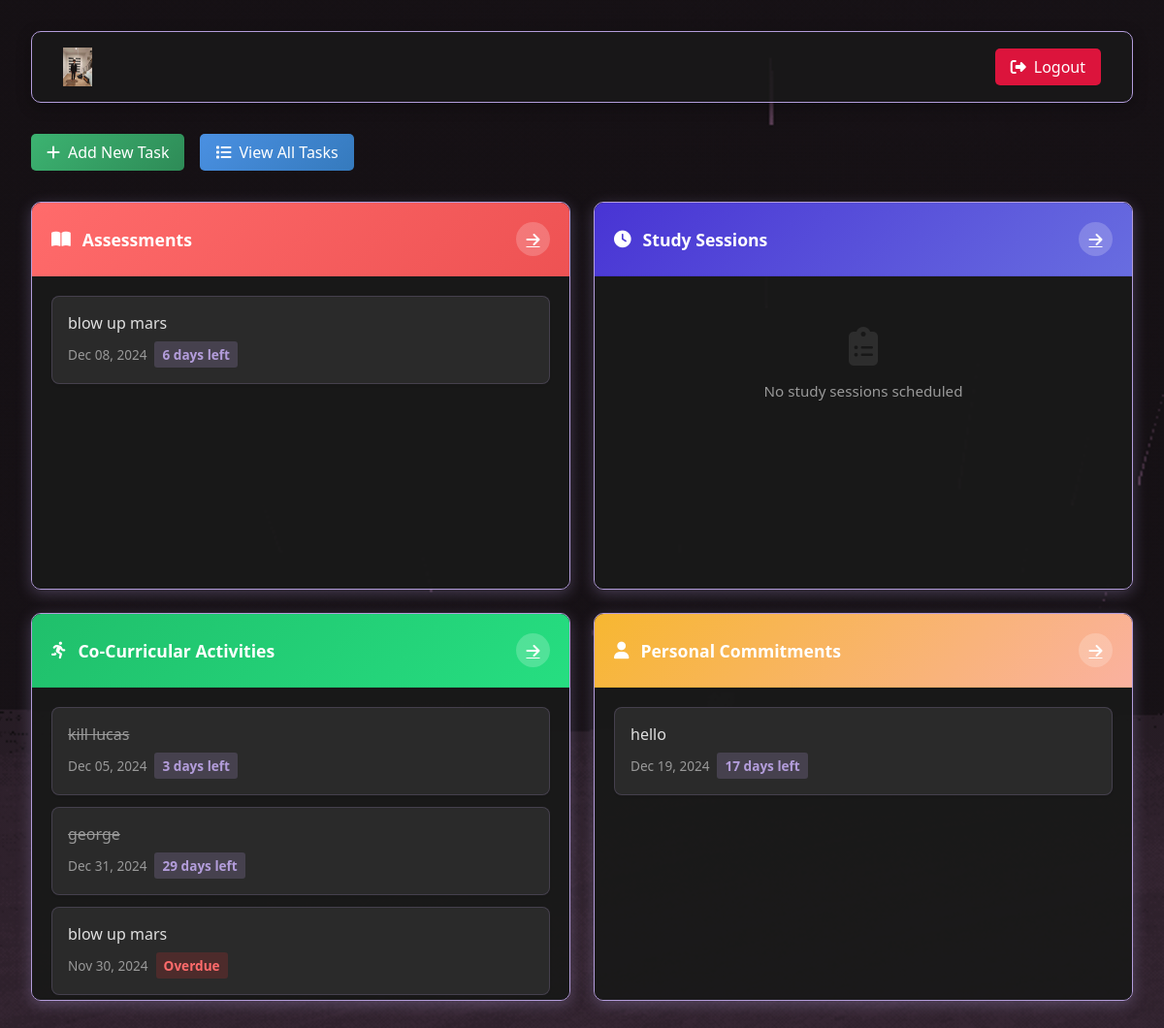
The page /dashboard (signed in) on the database as committed earlier.
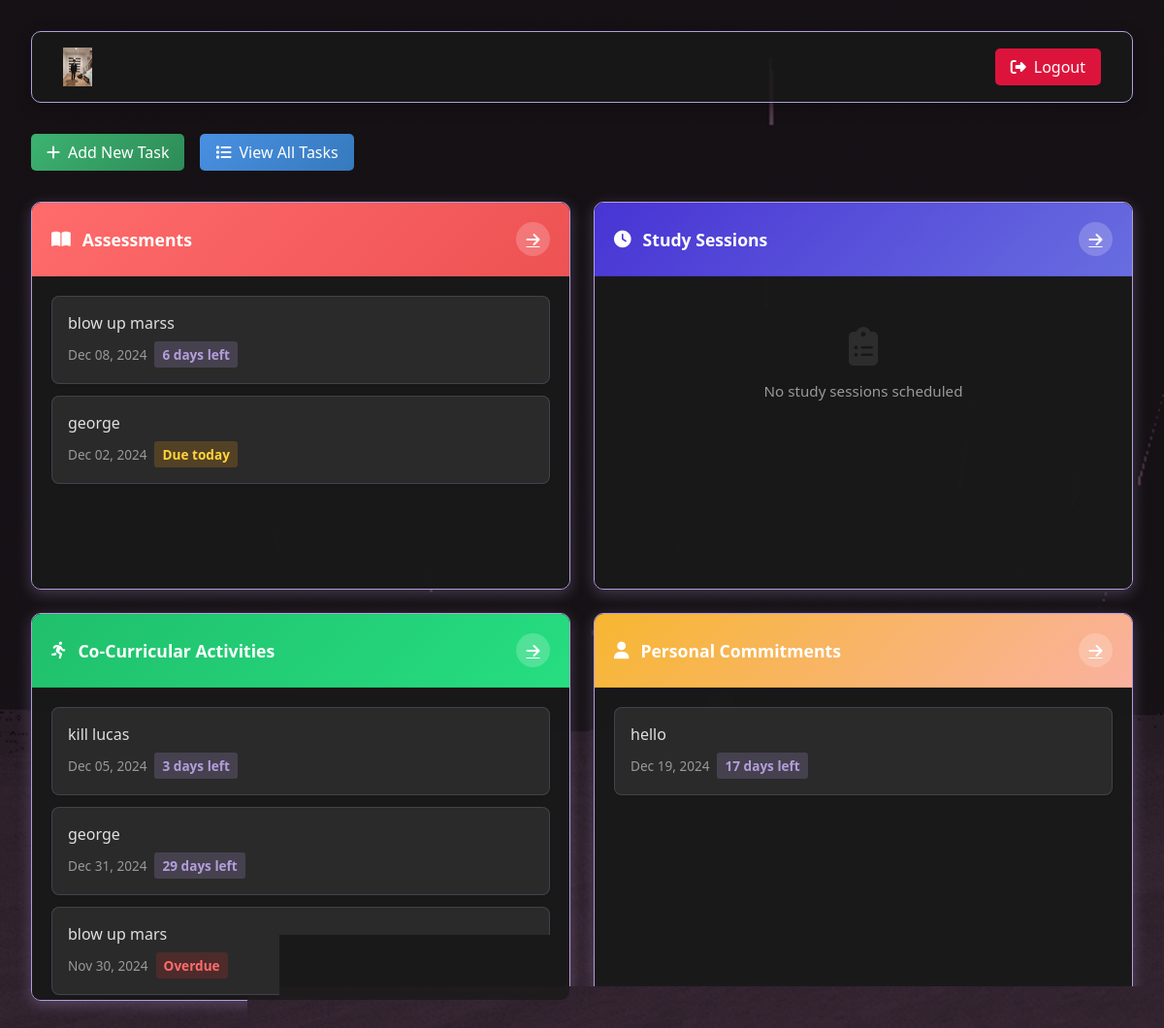
The same page on the database as committed later.
### flask_app/setup_db.py (models this page shows)
class ToDo(Base):
    __tablename__ = 'todo'
    id = Column(Integer, primary_key=True)
    task = Column(String, nullable=False)
    category = Column(String, nullable=False)
    completed = Column(Boolean, default=False)
    due_date = Column(DateTime, nullable=True)
    user_id = Column(Integer, ForeignKey('users.id'), nullable=False)
    user = relationship('User', back_populates='todos')

### flask_app/app.py (the view)
@app.route('/dashboard')
def dashboard():
    if "user_id" not in session:
        flash("Please log in to access the dashboard.", "warning")
        return redirect('/login')
    user_id = session["user_id"]
    todos = db_session.query(ToDo).filter_by(user_id=user_id).all()
    return render_template('dashboard.html', todos=todos, calculate_days=calculate_days_remaining)

### flask_app/app.py (called while the page is built)
def calculate_days_remaining(due_date):
    if not due_date:
        return None
    today = date.today()
    days = (due_date.date() - today).days
    if days < 0:
        return "Overdue"
    elif days == 0:
        return "Due today"
    else:
        return f"{days} days left"

### flask_app/templates/dashboard.html (shortened to what this page needs)
<!DOCTYPE html>
<html lang="en">
<head>
    <link rel="stylesheet" href="https://cdnjs.cloudflare.com/ajax/libs/font-awesome/6.4.0/css/all.min.css">
</head>
<body>
    <div class="dashboard">
        <nav class="navbar">
            <div class="navbar-brand">
                <img src="{{ url_for('static', filename='logo.png') }}" alt="Logo" style="height: 40px;">
            </div>
            <div class="user-actions">
                <a href="{{ url_for('logout') }}" class="btn btn-logout">
                    <i class="fas fa-sign-out-alt"></i>
                    Logout
                </a>
            </div>
        </nav>
        <div class="quick-actions">
            <a href="{{ url_for('add_todo') }}" class="btn btn-primary add-task">
                <i class="fas fa-plus"></i>
                Add New Task
            </a>
            <a href="{{ url_for('all_todos') }}" class="btn btn-primary view-all">
                <i class="fas fa-list"></i>
                View All Tasks
            </a>
        </div>
        <div class="grid-container">
            <div class="card">
                <div class="card-header card-header-assessments">
                    <span><i class="fas fa-book-open"></i> Assessments</span>
                    <a href="{{ url_for('assessments') }}" class="btn">
                        <i class="fas fa-arrow-right"></i>
                    </a>
                </div>
                <div class="card-body">
                    <div class="task-list">
                        {% set assessment_todos = todos|selectattr('category', 'equalto', 'Assessments')|list %}
                        {% if assessment_todos %}
                            {% for todo in assessment_todos %}
                                <div class="task-item">
                                    <div>
                                        <div class="task-title {% if todo.completed %}completed{% endif %}">
                                            {{ todo.task }}
                                        </div>
                                        {% if todo.due_date %}
                                            <div class="task-date">
                                                {{ todo.due_date.strftime('%b %d, %Y') }}
                                                {% set days = calculate_days(todo.due_date) %}
                                                {% if days %}
                                                    <span class="status {% if days == 'Overdue' %}status-overdue{% elif days == 'Due today' %}status-today{% else %}status-upcoming{% endif %}">
                                                        {{ days }}
                                                    </span>
                                                {% endif %}
                                            </div>
                                        {% endif %}
                                    </div>
                                </div>
                            {% endfor %}
                        {% else %}
                            <div class="empty-state">
                                <i class="fas fa-clipboard-list"></i>
                                <p>No assessments scheduled</p>
                            </div>
                        {% endif %}
                    </div>
                </div>
            </div>
            <div class="card">
                <div class="card-header card-header-study">
                    <span><i class="fas fa-clock"></i> Study Sessions</span>
                    <a href="{{ url_for('study_sessions') }}" class="btn">
                        <i class="fas fa-arrow-right"></i>
                    </a>
                </div>
                <div class="card-body">
                    <div class="task-list">
                        {% set study_todos = todos|selectattr('category', 'equalto', 'Study Sessions')|list %}
                        {% if study_todos %}
                            {% for todo in study_todos %}
                                <div class="task-item">
                                    <div>
                                        <div class="task-title {% if todo.completed %}completed{% endif %}">
                                            {{ todo.task }}
                                        </div>
                                        {% if todo.due_date %}
                                            <div class="task-date">
                                                {{ todo.due_date.strftime('%b %d, %Y') }}
                                                {% set days = calculate_days(todo.due_date) %}
                                                {% if days %}
                                                    <span class="status {% if days == 'Overdue' %}status-overdue{% elif days == 'Due today' %}status-today{% else %}status-upcoming{% endif %}">
                                                        {{ days }}
                                                    </span>
                                                {% endif %}
                                            </div>
                                        {% endif %}
                                    </div>
                                </div>
                            {% endfor %}
                        {% else %}
                            <div class="empty-state">
                                <i class="fas fa-clipboard-list"></i>
                                <p>No study sessions scheduled</p>
                            </div>
                        {% endif %}
                    </div>
                </div>
            </div>
            <div class="card">
                <div class="card-header card-header-cocurricular">
                    <span><i class="fas fa-running"></i> Co-Curricular Activities</span>
                    <a href="{{ url_for('co_curricular') }}" class="btn">
                        <i class="fas fa-arrow-right"></i>
                    </a>
                </div>
                <div class="card-body">
                    <div class="task-list">
                        {% set cocurricular_todos = todos|selectattr('category', 'equalto', 'Co-Curricular')|list %}
                        {% if cocurricular_todos %}
                            {% for todo in cocurricular_todos %}
                                <div class="task-item">
                                    <div>
                                        <div class="task-title {% if todo.completed %}completed{% endif %}">
                                            {{ todo.task }}
                                        </div>
                                        {% if todo.due_date %}
                                            <div class="task-date">
                                                {{ todo.due_date.strftime('%b %d, %Y') }}
                                                {% set days = calculate_days(todo.due_date) %}
                                                {% if days %}
                                                    <span class="status {% if days == 'Overdue' %}status-overdue{% elif days == 'Due today' %}status-today{% else %}status-upcoming{% endif %}">
                                                        {{ days }}
                                                    </span>
                                                {% endif %}
                                            </div>
                                        {% endif %}
                                    </div>
                                </div>
                            {% endfor %}
                        {% else %}
                            <div class="empty-state">
                                <i class="fas fa-clipboard-list"></i>
                                <p>No co-curricular activities scheduled</p>
                            </div>
                        {% endif %}
                    </div>
                </div>
            </div>
            <div class="card">
                <div class="card-header card-header-personal">
                    <span><i class="fas fa-user"></i> Personal Commitments</span>
                    <a href="{{ url_for('personal_commitments') }}" class="btn">
                        <i class="fas fa-arrow-right"></i>
                    </a>
                </div>
                <div class="card-body">
                    <div class="task-list">
                        {% set personal_todos = todos|selectattr('category', 'equalto', 'Personal Commitments')|list %}
                        {% if personal_todos %}
                            {% for todo in personal_todos %}
                                <div class="task-item">
                                    <div>
                                        <div class="task-title {% if todo.completed %}completed{% endif %}">
                                            {{ todo.task }}
                                        </div>
                                        {% if todo.due_date %}
                                            <div class="task-date">
                                                {{ todo.due_date.strftime('%b %d, %Y') }}
                                                {% set days = calculate_days(todo.due_date) %}
                                                {% if days %}
                                                    <span class="status {% if days == 'Overdue' %}status-overdue{% elif days == 'Due today' %}status-today{% else %}status-upcoming{% endif %}">
                                                        {{ days }}
                                                    </span>
                                                {% endif %}
                                            </div>
                                        {% endif %}
                                    </div>
                                </div>
                            {% endfor %}
                        {% else %}
                            <div class="empty-state">
                                <i class="fas fa-clipboard-list"></i>
                                <p>No personal commitments scheduled</p>
                            </div>
                        {% endif %}
                    </div>
                </div>
            </div>
        </div>
    </div>
</body>
</html>

Rows that differ between the two databases and show on the page:
changed ToDo: task "blow up mars" → "blow up marss"
added ToDo: task "george", due_date "Dec 02, 2024", days "Due today"
changed ToDo "kill lucas": completed True → False (drawn)
changed ToDo "Dec 31, 2024": completed True → False (drawn)
